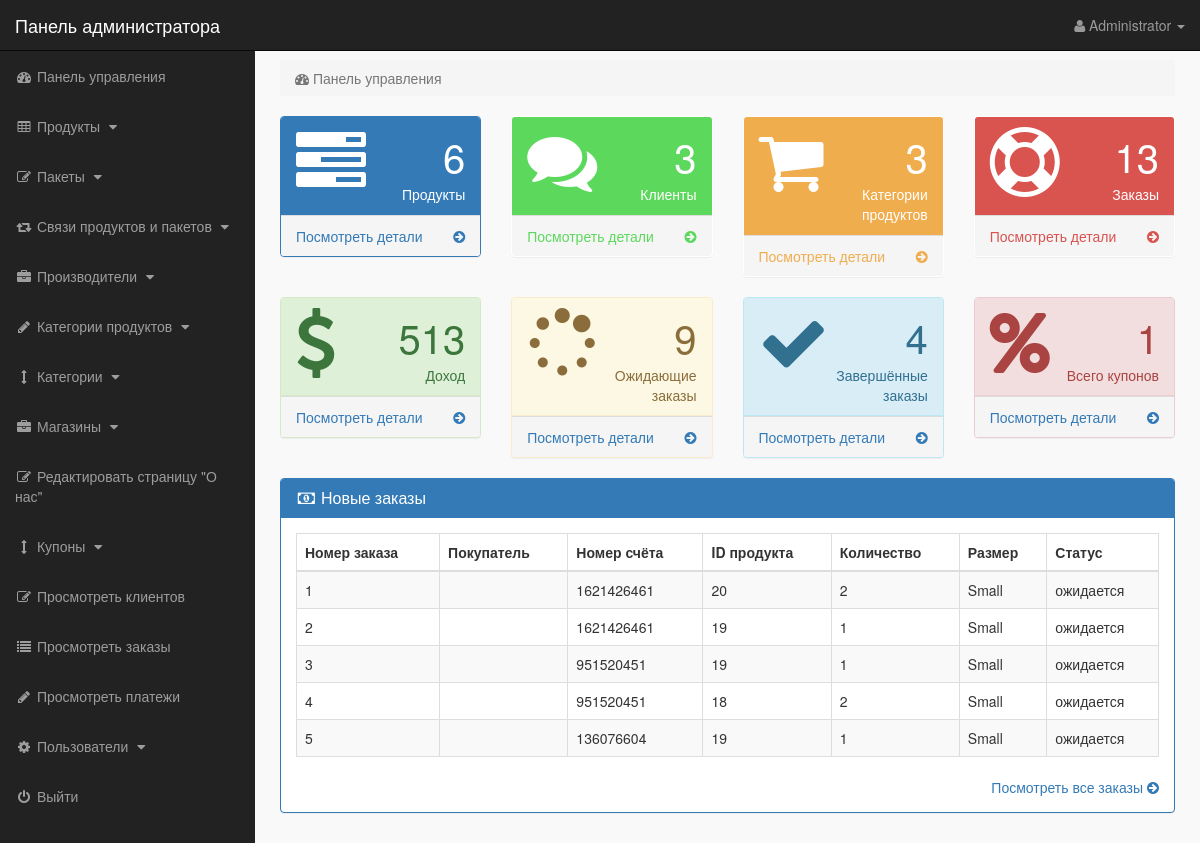
Page /admin_area/index.php?dashboard (signed in) on the committed database.
### tables this page shows
CREATE TABLE `pending_orders` (
  `order_id` int(11) NOT NULL,
  `customer_id` int(11) NOT NULL,
  `invoice_no` varchar(255) NOT NULL,
  `product_id` int(11) NOT NULL,
  `qty` int(11) NOT NULL,
  `size` varchar(255) NOT NULL,
  `order_status` varchar(255) NOT NULL
);

### admin_area/dashboard.php (the view, shortened to what this page needs)
<?php
if (!isset($_SESSION['admin_email'])) {
    echo "<script>window.open('login.php','_self')</script>";
} else {
?>
<div class="row">
    <div class="col-lg-12">
        <ol class="breadcrumb">
            <li class="active">
                <i class="fa fa-dashboard"></i> Панель управления
            </li>
        </ol>
    </div>
</div>
<div class="row">
    <div class="col-lg-3 col-md-6">
        <div class="panel panel-primary">
            <div class="panel-heading">
                <div class="row">
                    <div class="col-xs-3">
                        <i class="fa fa-tasks fa-5x"></i>
                    </div>
                    <div class="col-xs-9 text-right">
                        <div class="huge"><?php echo $count_products; ?></div>
                        <div>Продукты</div>
                    </div>
                </div>
            </div>
            <a href="index.php?view_products">
                <div class="panel-footer">
                    <span class="pull-left">Посмотреть детали</span>
                    <span class="pull-right"><i class="fa fa-arrow-circle-right"></i></span>
                    <div class="clearfix"></div>
                </div>
            </a>
        </div>
    </div>
    <div class="col-lg-3 col-md-6">
        <div class="panel panel-green">
            <div class="panel-heading">
                <div class="row">
                    <div class="col-xs-3">
                        <i class="fa fa-comments fa-5x"></i>
                    </div>
                    <div class="col-xs-9 text-right">
                        <div class="huge"><?php echo $count_customers; ?></div>
                        <div>Клиенты</div>
                    </div>
                </div>
            </div>
            <a href="index.php?view_customers">
                <div class="panel-footer">
                    <span class="pull-left">Посмотреть детали</span>
                    <span class="pull-right"><i class="fa fa-arrow-circle-right"></i></span>
                    <div class="clearfix"></div>
                </div>
            </a>
        </div>
    </div>
    <div class="col-lg-3 col-md-6">
        <div class="panel panel-yellow">
            <div class="panel-heading">
                <div class="row">
                    <div class="col-xs-3">
                        <i class="fa fa-shopping-cart fa-5x"></i>
                    </div>
                    <div class="col-xs-9 text-right">
                        <div class="huge"><?php echo $count_p_categories; ?></div>
                        <div>Категории продуктов</div>
                    </div>
                </div>
            </div>
            <a href="index.php?view_p_cats">
                <div class="panel-footer">
                    <span class="pull-left">Посмотреть детали</span>
                    <span class="pull-right"><i class="fa fa-arrow-circle-right"></i></span>
                    <div class="clearfix"></div>
                </div>
            </a>
        </div>
    </div>
    <div class="col-lg-3 col-md-6">
        <div class="panel panel-red">
            <div class="panel-heading">
                <div class="row">
                    <div class="col-xs-3">
                        <i class="fa fa-support fa-5x"></i>
                    </div>
                    <div class="col-xs-9 text-right">
                        <div class="huge"><?php echo $count_total_orders; ?></div>
                        <div>Заказы</div>
                    </div>
                </div>
            </div>
            <a href="index.php?view_orders">
                <div class="panel-footer">
                    <span class="pull-left">Посмотреть детали</span>
                    <span class="pull-right"><i class="fa fa-arrow-circle-right"></i></span>
                    <div class="clearfix"></div>
                </div>
            </a>
        </div>
    </div>
</div>
<div class="row">
    <div class="col-lg-3 col-md-6">
        <div class="panel panel-success">
            <div class="panel-heading">
                <div class="row">
                    <div class="col-xs-3">
                        <i class="fa fa-dollar fa-5x"></i>
                    </div>
                    <div class="col-xs-9 text-right">
                        <div class="huge"><?php echo $count_total_earnings; ?></div>
                        <div>Доход</div>
                    </div>
                </div>
            </div>
            <a href="index.php?view_orders">
                <div class="panel-footer">
                    <span class="pull-left">Посмотреть детали</span>
                    <span class="pull-right"><i class="fa fa-arrow-circle-right"></i></span>
                    <div class="clearfix"></div>
                </div>
            </a>
        </div>
    </div>
    <div class="col-lg-3 col-md-6">
        <div class="panel panel-warning">
            <div class="panel-heading">
                <div class="row">
                    <div class="col-xs-3">
                        <i class="fa fa-spinner fa-5x"></i>
                    </div>
                    <div class="col-xs-9 text-right">
                        <div class="huge"><?php echo $count_pending_orders; ?></div>
                        <div>Ожидающие заказы</div>
                    </div>
                </div>
            </div>
            <a href="index.php?view_orders">
                <div class="panel-footer">
                    <span class="pull-left">Посмотреть детали</span>
                    <span class="pull-right"><i class="fa fa-arrow-circle-right"></i></span>
                    <div class="clearfix"></div>
                </div>
            </a>
        </div>
    </div>
    <div class="col-lg-3 col-md-6">
        <div class="panel panel-info">
            <div class="panel-heading">
                <div class="row">
                    <div class="col-xs-3">
                        <i class="fa fa-check fa-5x"></i>
                    </div>
                    <div class="col-xs-9 text-right">
                        <div class="huge"><?php echo $count_completed_orders; ?></div>
                        <div>Завершённые заказы</div>
                    </div>
                </div>
            </div>
            <a href="index.php?view_orders">
                <div class="panel-footer">
                    <span class="pull-left">Посмотреть детали</span>
                    <span class="pull-right"><i class="fa fa-arrow-circle-right"></i></span>
                    <div class="clearfix"></div>
                </div>
            </a>
        </div>
    </div>
    <div class="col-lg-3 col-md-6">
        <div class="panel panel-danger">
            <div class="panel-heading">
                <div class="row">
                    <div class="col-xs-3">
                        <i class="fa fa-percent fa-5x"></i>
                    </div>
                    <div class="col-xs-9 text-right">
                        <div class="huge"><?php echo $count_coupons; ?></div>
                        <div>Всего купонов</div>
                    </div>
                </div>
            </div>
            <a href="index.php?view_orders">
                <div class="panel-footer">
                    <span class="pull-left">Посмотреть детали</span>
                    <span class="pull-right"><i class="fa fa-arrow-circle-right"></i></span>
                    <div class="clearfix"></div>
                </div>
            </a>
        </div>
    </div>
</div>
<div class="row">
    <div class="col-lg-12">
        <div class="panel panel-primary">
            <div class="panel-heading">
                <h3 class="panel-title">
                    <i class="fa fa-money fa-fw"></i> Новые заказы
                </h3>
            </div>
            <div class="panel-body">
                <div class="table-responsive">
                    <table class="table table-bordered table-hover table-striped">
                        <thead>
                            <tr>
                                <th>Номер заказа</th>
                                <th>Покупатель</th>
                                <th>Номер счёта</th>
                                <th>ID продукта</th>
                                <th>Количество</th>
                                <th>Размер</th>
                                <th>Статус</th>
                            </tr>
                        </thead>
                        <tbody>
                            <?php
                            $i = 0;
                            $get_order = "SELECT * FROM pending_orders ORDER BY 1 DESC LIMIT 0,5";
                            $run_order = mysqli_query($con, $get_order);
                            while ($row_order = mysqli_fetch_array($run_order)) {
                                $invoice_no = $row_order['invoice_no'];
                                $product_id = $row_order['product_id'];
                                $qty = $row_order['qty'];
                                $size = $row_order['size'];
                                $order_status = $row_order['order_status'];
                                $i++;
                            ?>
                            <tr>
                                <td><?php echo $i; ?></td>
                                <td>
                                </td>
                                <td><?php echo $invoice_no; ?></td>
                                <td><?php echo $product_id; ?></td>
                                <td><?php echo $qty; ?></td>
                                <td><?php echo $size; ?></td>
                                <td>
                                    <?php
                                    if ($order_status == 'pending') {
                                        echo 'ожидается';
                                    } else {
                                        echo 'завершено';
                                    }
                                    ?>
                                </td>
                            </tr>
                            <?php } ?>
                        </tbody>
                    </table>
                </div>
                <div class="text-right">
                    <a href="index.php?view_orders">
                        Посмотреть все заказы <i class="fa fa-arrow-circle-right"></i>
                    </a>
                </div>
            </div>
        </div>
    </div>
</div>
<?php } ?>

### admin_area/includes/sidebar.php (shortened to what this page needs)
<?php
if (!isset($_SESSION['admin_email'])) {
    echo "<script>window.open('login.php','_self')</script>";
} else {
    ?>
    <nav class="navbar navbar-inverse navbar-fixed-top">
        <div class="navbar-header">
            <a class="navbar-brand" href="index.php?dashboard">Панель администратора</a>
        </div>
        <ul class="nav navbar-right top-nav">
            <li class="dropdown">
                <a href="#" class="dropdown-toggle" data-toggle="dropdown">
                    <i class="fa fa-user"></i>
                    <?php echo $admin_name; ?> <b class="caret"></b>
                </a>
            </li>
        </ul>
        <div class="collapse navbar-collapse navbar-ex1-collapse">
            <ul class="nav navbar-nav side-nav">
                <li>
                    <a href="index.php?dashboard">
                        <i class="fa fa-fw fa-dashboard"></i> Панель управления
                    </a>
                </li>
                <li>
                    <a href="#" data-toggle="collapse" data-target="#products">
                        <i class="fa fa-fw fa-table"></i> Продукты
                        <i class="fa fa-fw fa-caret-down"></i>
                    </a>
                </li>
                <li>
                    <a href="#" data-toggle="collapse" data-target="#bundles">
                        <i class="fa fa-fw fa-edit"></i> Пакеты
                        <i class="fa fa-fw fa-caret-down"></i>
                    </a>
                </li>
                <li>
                    <a href="#" data-toggle="collapse" data-target="#relations">
                        <i class="fa fa-fw fa-retweet"></i> Связи продуктов и пакетов
                        <i class="fa fa-fw fa-caret-down"></i>
                    </a>
                </li>
                <li>
                    <a href="#" data-toggle="collapse" data-target="#manufacturers">
                        <i class="fa fa-fw fa-briefcase"></i> Производители
                        <i class="fa fa-fw fa-caret-down"></i>
                    </a>
                </li>
                <li>
                    <a href="#" data-toggle="collapse" data-target="#p_cat">
                        <i class="fa fa-fw fa-pencil"></i> Категории продуктов
                        <i class="fa fa-fw fa-caret-down"></i>
                    </a>
                </li>
                <li>
                    <a href="#" data-toggle="collapse" data-target="#cat">
                        <i class="fa fa-fw fa-arrows-v"></i> Категории
                        <i class="fa fa-fw fa-caret-down"></i>
                    </a>
                </li>
                <li>
                    <a href="#" data-toggle="collapse" data-target="#store">
                        <i class="fa fa-fw fa-briefcase"></i> Магазины
                        <i class="fa fa-fw fa-caret-down"></i>
                    </a>
                </li>
                <li>
                    <a href="index.php?edit_about_us">
                        <i class="fa fa-fw fa-edit"></i> Редактировать страницу "О нас"
                    </a>
                </li>
                <li>
                    <a href="#" data-toggle="collapse" data-target="#coupons">
                        <i class="fa fa-fw fa-arrows-v"></i> Купоны
                        <i class="fa fa-fw fa-caret-down"></i>
                    </a>
                </li>
                <li>
                    <a href="index.php?view_customers">
                        <i class="fa fa-fw fa-edit"></i> Просмотреть клиентов
                    </a>
                </li>
                <li>
                    <a href="index.php?view_orders">
                        <i class="fa fa-fw fa-list"></i> Просмотреть заказы
                    </a>
                </li>
                <li>
                    <a href="index.php?view_payments">
                        <i class="fa fa-fw fa-pencil"></i> Просмотреть платежи
                    </a>
                </li>
                <li>
                    <a href="#" data-toggle="collapse" data-target="#users">
                        <i class="fa fa-fw fa-gear"></i> Пользователи
                        <i class="fa fa-fw fa-caret-down"></i>
                    </a>
                </li>
                <li>
                    <a href="logout.php">
                        <i class="fa fa-fw fa-power-off"></i> Выйти
                    </a>
                </li>
            </ul>
        </div>
    </nav>
<?php } ?>

### admin_area/css/style.css (style rules this page uses)
body { margin-top:100px; }
@media (min-width: 768px) { body { margin-top:50px; } }
.top-nav { padding:0 15px; }
.top-nav>li { display:inline-block; float:left; }
.top-nav>li>a { padding-top:15px; padding-bottom:15px; line-height:20px; color:#999; }
@media (min-width: 768px) { .side-nav { position:fixed; top:51px; width:255px; border-radius:0; overflow-y:auto; background-color: #222; bottom:0; overflow-x:hidden; padding-bottom:40px; } }
@media (min-width: 768px) { .side-nav>li>a { width:255px; } }
.huge { font-size:40px; line-height:normal; }
.panel-green > .panel-heading { color:#fff; background-color:#5cd85c; }
.panel-green > a { color:#5cd85c; }
.panel-red > .panel-heading { color:#fff; background-color:#d9534f; }
.panel-red > a { color:#d9534f; }
.panel-yellow > .panel-heading { color:#fff; background-color:#f0ad4e; }
.panel-yellow > a { color:#f0ad4e; }
.panel-body { border-radius:5px; }

### rows in the picture
pending_orders: invoice_no "1621426461", product "20", qty "2", size "Small", order_status "ожидается"
pending_orders: invoice_no "1621426461", product "19", qty "1", size "Small", order_status "ожидается"
pending_orders: invoice_no "951520451", product "19", qty "1", size "Small", order_status "ожидается"
pending_orders: invoice_no "951520451", product "18", qty "2", size "Small", order_status "ожидается"
pending_orders: invoice_no "136076604", product "19", qty "1", size "Small", order_status "ожидается"

### other values in the picture
$admin_name "Administrator"
$count_products "6"
$count_customers "3"
$count_p_categories "3"
$count_total_orders "13"
$count_total_earnings "513"
$count_pending_orders "9"
$count_completed_orders "4"
$count_coupons "1"
